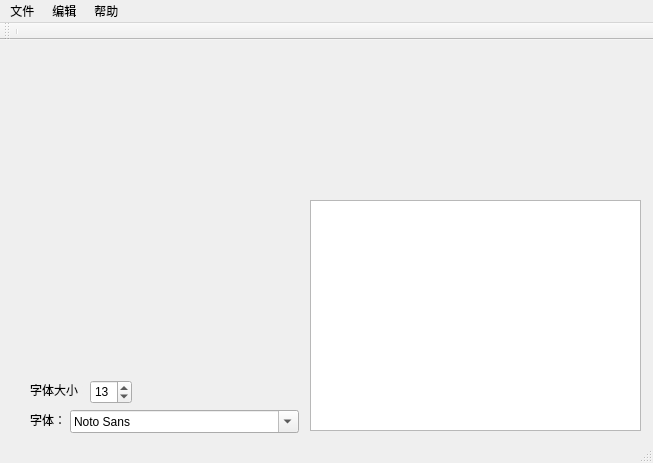
<?xml version="1.0" encoding="UTF-8"?>
<ui version="4.0">
 <class>EditA</class>
 <widget class="QMainWindow" name="EditA">
  <property name="geometry">
   <rect>
    <x>0</x>
    <y>0</y>
    <width>653</width>
    <height>463</height>
   </rect>
  </property>
  <property name="windowTitle">
   <string>edita</string>
  </property>
  <widget class="QWidget" name="centralwidget">
   <widget class="QFontComboBox" name="SelectFont">
    <property name="geometry">
     <rect>
      <x>70</x>
      <y>370</y>
      <width>229</width>
      <height>23</height>
     </rect>
    </property>
    <property name="currentFont">
     <font>
      <family>微软雅黑</family>
     </font>
    </property>
   </widget>
   <widget class="QLabel" name="TextSelectFont">
    <property name="geometry">
     <rect>
      <x>30</x>
      <y>370</y>
      <width>31</width>
      <height>20</height>
     </rect>
    </property>
    <property name="text">
     <string>字体：</string>
    </property>
   </widget>
   <widget class="QLabel" name="TextFontSize">
    <property name="geometry">
     <rect>
      <x>30</x>
      <y>340</y>
      <width>53</width>
      <height>20</height>
     </rect>
    </property>
    <property name="text">
     <string>字体大小：</string>
    </property>
   </widget>
   <widget class="QSpinBox" name="FontSize">
    <property name="geometry">
     <rect>
      <x>90</x>
      <y>340</y>
      <width>42</width>
      <height>24</height>
     </rect>
    </property>
    <property name="value">
     <number>13</number>
    </property>
   </widget>
   <widget class="QTextEdit" name="Edit">
    <property name="geometry">
     <rect>
      <x>310</x>
      <y>160</y>
      <width>331</width>
      <height>231</height>
     </rect>
    </property>
    <property name="font">
     <font>
      <family>微软雅黑</family>
      <pointsize>10</pointsize>
      <stylestrategy>PreferDefault</stylestrategy>
      <kerning>false</kerning>
     </font>
    </property>
    <property name="html">
     <string>&lt;!DOCTYPE HTML PUBLIC &quot;-//W3C//DTD HTML 4.0//EN&quot; &quot;http://www.w3.org/TR/REC-html40/strict.dtd&quot;&gt;
&lt;html&gt;&lt;head&gt;&lt;meta name=&quot;qrichtext&quot; content=&quot;1&quot; /&gt;&lt;meta charset=&quot;utf-8&quot; /&gt;&lt;style type=&quot;text/css&quot;&gt;
p, li { white-space: pre-wrap; }
hr { height: 1px; border-width: 0; }
li.unchecked::marker { content: &quot;\2610&quot;; }
li.checked::marker { content: &quot;\2612&quot;; }
&lt;/style&gt;&lt;/head&gt;&lt;body style=&quot; font-family:'微软雅黑'; font-size:10pt; font-weight:400; font-style:normal;&quot;&gt;
&lt;p style=&quot;-qt-paragraph-type:empty; margin-top:0px; margin-bottom:0px; margin-left:0px; margin-right:0px; -qt-block-indent:0; text-indent:0px;&quot;&gt;&lt;br /&gt;&lt;/p&gt;&lt;/body&gt;&lt;/html&gt;</string>
    </property>
   </widget>
  </widget>
  <widget class="QMenuBar" name="menu">
   <property name="geometry">
    <rect>
     <x>0</x>
     <y>0</y>
     <width>653</width>
     <height>20</height>
    </rect>
   </property>
   <widget class="QMenu" name="menu_help">
    <property name="title">
     <string>帮助 </string>
    </property>
    <addaction name="action_about"/>
   </widget>
   <widget class="QMenu" name="menu_file">
    <property name="title">
     <string>文件 </string>
    </property>
    <addaction name="action_new"/>
    <addaction name="action_save"/>
    <addaction name="action_open"/>
    <addaction name="action_exit"/>
   </widget>
   <widget class="QMenu" name="menu_edit">
    <property name="title">
     <string>编辑 </string>
    </property>
    <addaction name="action_copy"/>
    <addaction name="action_pause"/>
    <addaction name="action_shear"/>
   </widget>
   <addaction name="menu_file"/>
   <addaction name="menu_edit"/>
   <addaction name="menu_help"/>
  </widget>
  <widget class="QStatusBar" name="status"/>
  <widget class="QToolBar" name="tool">
   <property name="windowTitle">
    <string>toolBar</string>
   </property>
   <property name="floatable">
    <bool>false</bool>
   </property>
   <attribute name="toolBarArea">
    <enum>TopToolBarArea</enum>
   </attribute>
   <attribute name="toolBarBreak">
    <bool>false</bool>
   </attribute>
   <addaction name="separator"/>
  </widget>
  <action name="action_about">
   <property name="text">
    <string>关于 &quot;EditA&quot;</string>
   </property>
  </action>
  <action name="action_save">
   <property name="text">
    <string>保存</string>
   </property>
   <property name="shortcut">
    <string>Ctrl+S</string>
   </property>
  </action>
  <action name="action_open">
   <property name="text">
    <string>打开文件</string>
   </property>
   <property name="shortcut">
    <string>Ctrl+O</string>
   </property>
  </action>
  <action name="action_new">
   <property name="text">
    <string>新建文档</string>
   </property>
  </action>
  <action name="action_exit">
   <property name="text">
    <string>退出 EditA</string>
   </property>
  </action>
  <action name="action_copy">
   <property name="text">
    <string>复制</string>
   </property>
   <property name="shortcut">
    <string>Ctrl+C</string>
   </property>
  </action>
  <action name="action_pause">
   <property name="text">
    <string>粘贴</string>
   </property>
   <property name="shortcut">
    <string>Ctrl+V</string>
   </property>
  </action>
  <action name="action_shear">
   <property name="text">
    <string>剪切</string>
   </property>
   <property name="shortcut">
    <string>Ctrl+X</string>
   </property>
  </action>
 </widget>
 <resources/>
 <connections/>
</ui>
